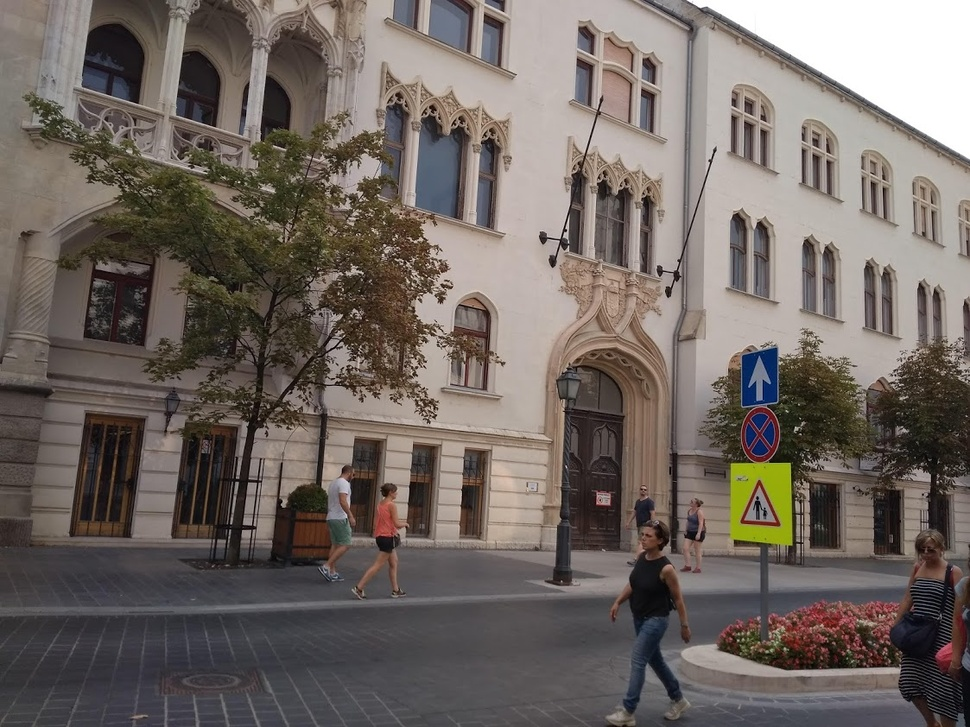
#> input picture AIbook/chapter13/view.jpg, 970 x 727 px, shrunk from 1123 x 842 before the run
$ python k_meanImage.py
#> lines starting #> are read from the running program, lines starting #| are printed output that depends on the picture
import numpy as np
import matplotlib.pyplot as plt
from sklearn.cluster import KMeans
from sklearn.metrics import pairwise_distances_argmin
from sklearn.datasets import load_sample_image
from sklearn.utils import shuffle
from time import time

n_colors = 10
image = plt.imread("view.jpg")
#> image is the input picture: shape (727, 970, 3); mean R, G, B 112.5, 103.7, 98.4
image = np.array(image, dtype=np.float64) / 255
w, h, d = original_shape = tuple(image.shape)
#> w = 727; h = 970; d = 3; original_shape = (727, 970, 3)
image_array = np.reshape(image, (w * h, d))
image_array_sample = shuffle(image_array, random_state=0)[:1000]
#> image_array_sample = 1000 rows, first 8: [0.31, 0.302, 0.345], [0.231, 0.216, 0.173], [0.161, 0.141, 0.118], [0.702, 0.635, 0.596], [0.251, 0.247, 0.271], [0.38, 0.365, 0.369], [0.675, 0.631, 0.616], [0.455, 0.412, 0.404]
kmeans = KMeans(n_clusters=n_colors, random_state=0).fit(image_array_sample)
labels = kmeans.predict(image_array)
newImage=np.zeros((w, h, d))
label_index = 0
for i in range(w):
    for j in range(h):
        newImage[i][j] = kmeans.cluster_centers_[labels[label_index]]
        label_index += 1
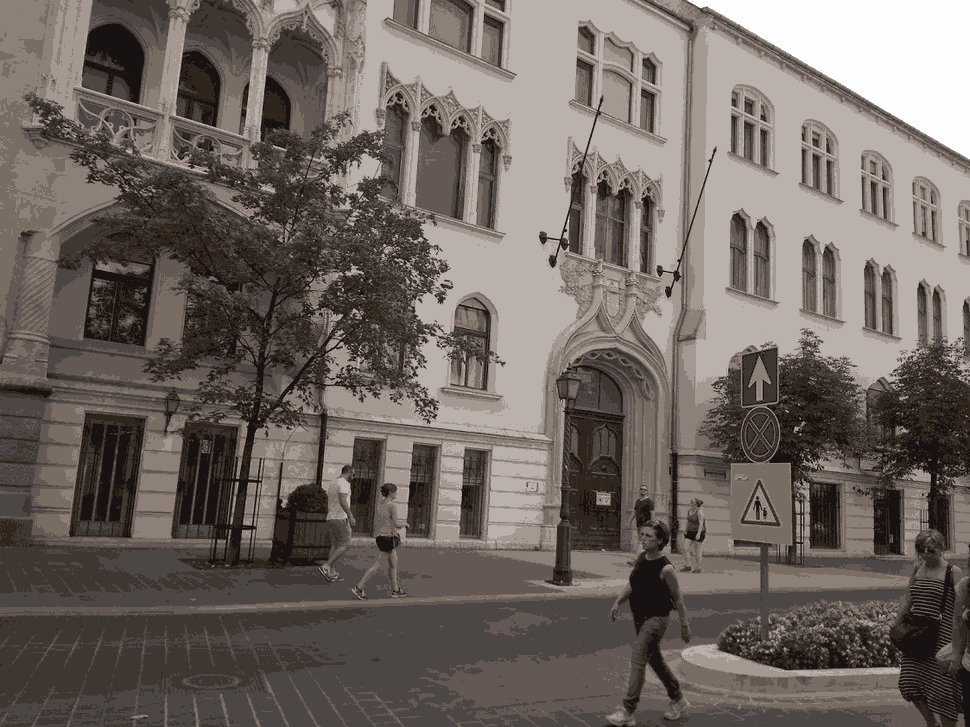
#> newImage: shape (727, 970, 3) float64; mean of channels 0, 1, 2 0.441, 0.405, 0.384; drawn as R, G, B
#> after the loop, label_index = 705190


plt.figure()
sub1=plt.subplot(1,2,1)
plt.axis('off')
plt.title('Original image (full colors)')
plt.imshow(image)

sub2=plt.subplot(1,2,2)
plt.axis('off')
plt.title('Quantized image (10 colors, K-Means)')
plt.imshow(newImage)
plt.show()
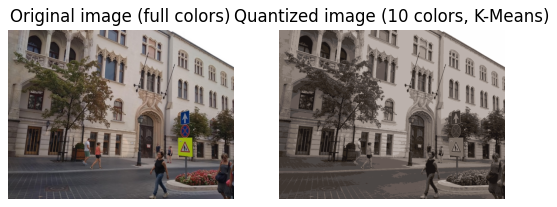
#> figure drawn by matplotlib, 2 panels
